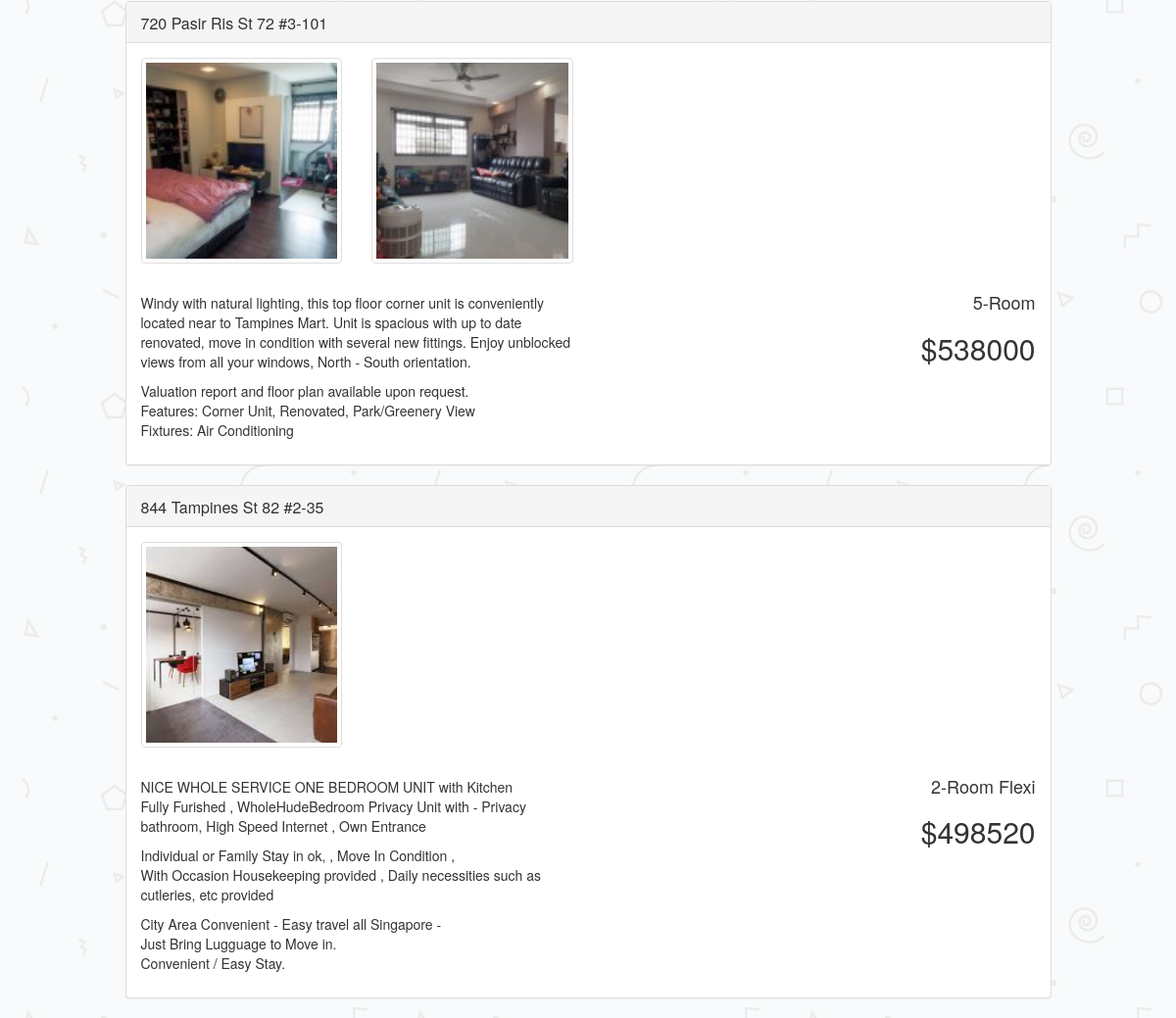
Page /listing/viewAll/ (lower part) on the earlier database version.
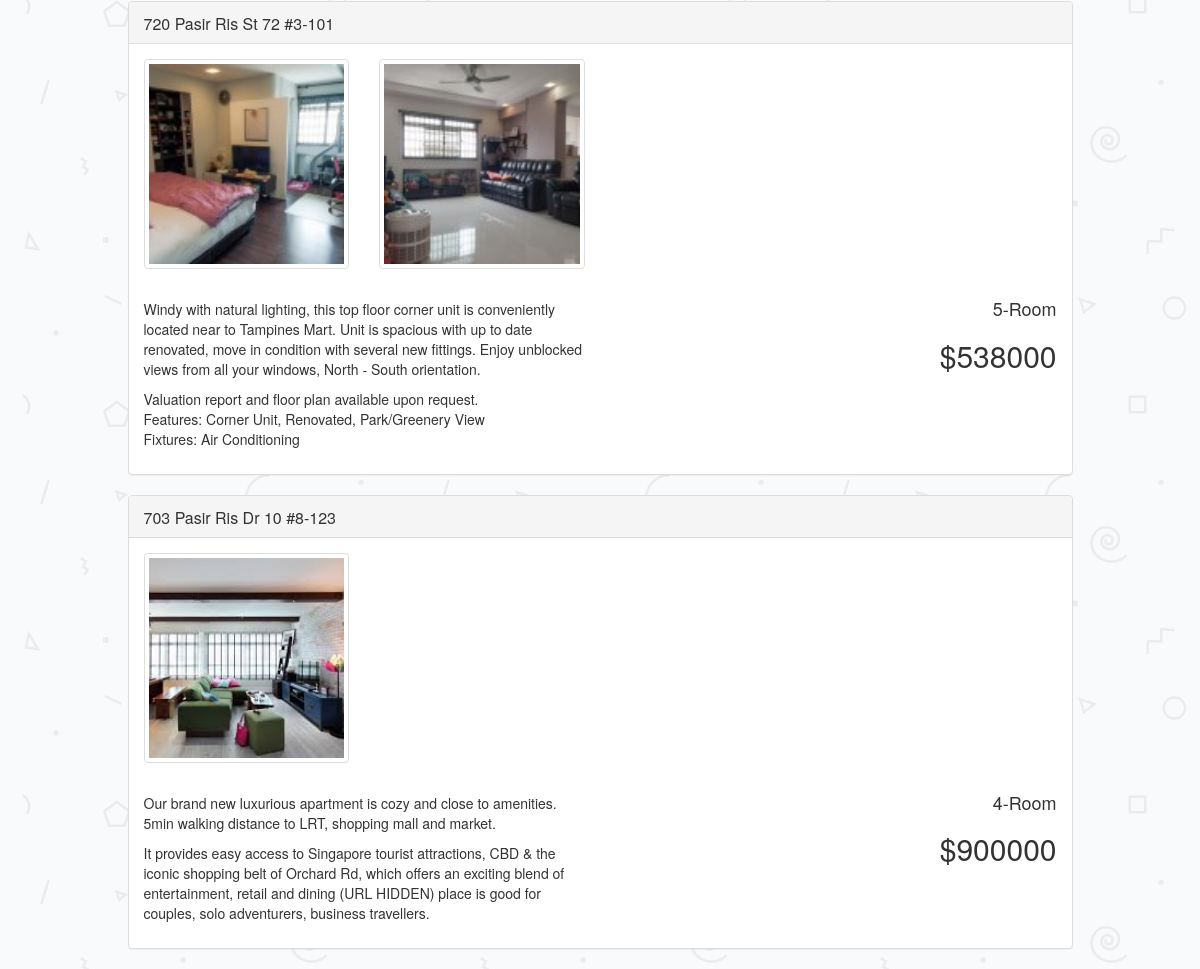
Same page on the later database version.
### listings/models.py (models this page shows, shortened)
class Listing(models.Model):
    user = models.ForeignKey(settings.AUTH_USER_MODEL,
                             on_delete=models.CASCADE)
    block = models.CharField(max_length=5)
    street = models.CharField(max_length=200)
    floor = models.PositiveIntegerField()
    unit = models.CharField(max_length=4)
    postalCode = models.PositiveIntegerField()
    roomType = models.CharField(
        max_length=15, choices=ROOM_TYPES, default='2-Room Flexi')
    latitude = models.FloatField()
    longitude = models.FloatField()
    description = models.TextField(max_length=500)
    askingPrice = models.PositiveIntegerField()
    dateListed = models.TimeField(auto_now=False, auto_now_add=True)
    dateUpdate = models.TimeField(auto_now=True, auto_now_add=False)
    statusClosed = models.BooleanField()

class ListingPicture(models.Model):
    listing = models.ForeignKey(Listing, on_delete=models.CASCADE)
    image = models.ImageField(upload_to=user_directory_path)

### listings/views.py (the view)
# urls.py: url(r'^listing/viewAll/$', listingsView.viewAll, name='viewAllListing'),
def viewAll(request):
    listings_list = Listing.objects.all().order_by('-id')
    paginator = Paginator(listings_list, 5)  # Show 5 listings per page
    page = request.GET.get('page')
    try:
        listings = paginator.page(page)
        listingPictures = ListingPicture.objects.filter(listing__in=listings)
    except PageNotAnInteger:
        listings = paginator.page(1)
        listingPictures = ListingPicture.objects.filter(listing__in=listings)
    except EmptyPage:
        listings = paginator.page(paginator.num_pages)
        listingPictures = ListingPicture.objects.filter(listing__in=listings)
    return render(request, 'listings/viewAllListings.html', {'listings': listings, 'listingPictures': listingPictures})

### static/templates/listings/viewAllListings.html (shortened to what this page needs)
{% extends 'base.html' %}
{% load bootstrap3 %}
{% block content %}
    <div class="row">
        <div class="col-md-10">
            {% if listings %}
                {% for listing in listings %}
                    <div class="panel panel-default">
                        <div class="panel-heading clearfix">
                            <h3 class="panel-title pull-left" style="padding-top:3px;">
                                <a href="/listing/view/{{ listing.id }}">{{ listing.block|title }}
                                    {{ listing.street|title }}
                                    #{{ listing.floor|title }}-{{ listing.unit|title }}</a>
                            </h3>
                        </div>
                        <div class="panel-body" style=" word-wrap: break-word;">
                            <div class="row">
                                {% for pictures in listingPictures %}
                                    {% if pictures.listing_id == listing.id %}
                                        <div class="col-xs-6 col-md-3">
                                            <a href="#" class="thumbnail">
                                                <img style="height:200px; object-fit:cover;" src="{{ pictures.image.url }}"/>
                                            </a>
                                        </div>
                                    {% endif %}
                                {% endfor %}
                            </div>
                            <div class="row">
                                <div class="col-md-6" style=" word-wrap: break-word; ">
                                    <p>{{ listing.description|linebreaks }}</p>
                                </div>
                                <div class="col-md-6" style=" word-wrap: break-word; ">
                                    <h4 class="text-right">{{ listing.roomType }}
                                    </h4>
                                    <h2 class="text-right">${{ listing.askingPrice }}
                                    </h2>
                                </div>
                            </div>
                        </div>
                    </div>
                {% endfor %}
            {% else %}
                <h2>You have no available listings!</h2>
                <a href="/listing/create/" class="btn btn-success" role="button">Create a new listing</a>
            {% endif %}
        </div>
    </div>
{% endblock %}

Differences in the rows shown:
no longer on this page (row unchanged): Listing: block "844", street "Tampines St 82", floor "2", unit "35", description "NICE WHOLE SERVICE ONE BEDROOM UNIT with Kitchen Fully Furished , WholeHudeBedroom Privacy Unit with - Privacy bathroom, High Speed Internet , Own Entrance Individual or Family Stay in ok, , Move In Condition , With Occasion Housekeeping provided , Daily necessities such as cutleries, etc provided City Area Convenient - Easy travel all Singapore - Just Bring Lugguage to Move in. Convenient / Easy Stay.", roomType "2-Room Flexi", askingPrice "498520"
no longer on this page (row unchanged): ListingPicture: image (picture), shown under "844"
added Listing: block "703", street "Pasir Ris Dr 10", floor "8", unit "123", description "Our brand new luxurious apartment is cozy and close to amenities. 5min walking distance to LRT, shopping mall and market. It provides easy access to Singapore tourist attractions, CBD & the iconic shopping belt of Orchard Rd, which offers an exciting blend of entertainment, retail and dining (URL HIDDEN) place is good for couples, solo adventurers, business travellers.", roomType "4-Room", askingPrice "900000"
added ListingPicture: image (picture), shown under "703"
